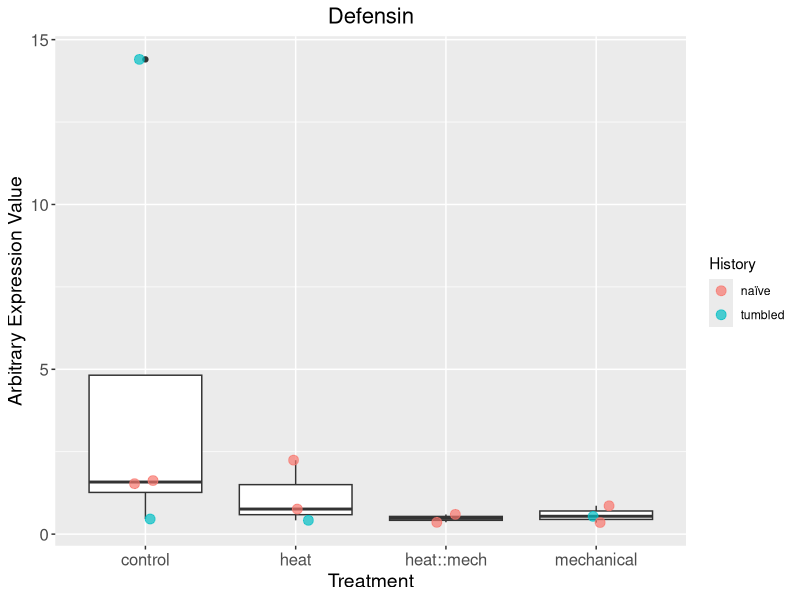
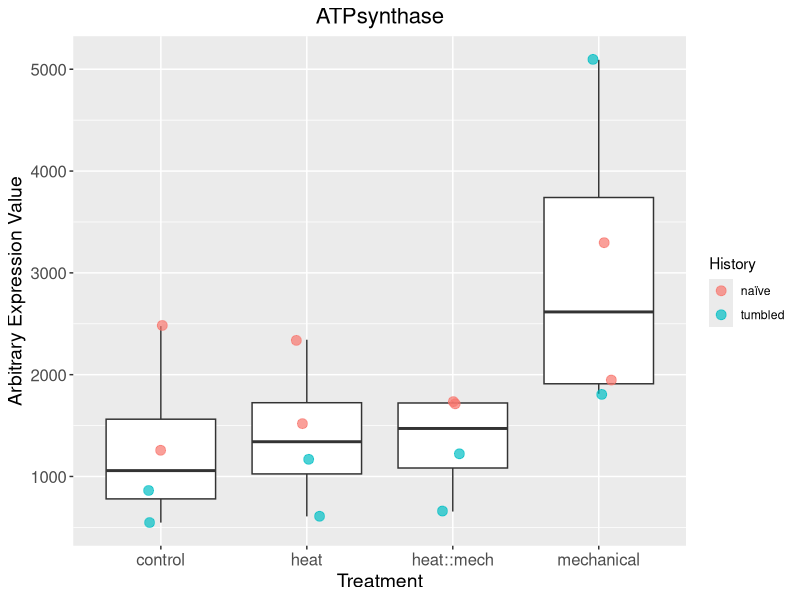
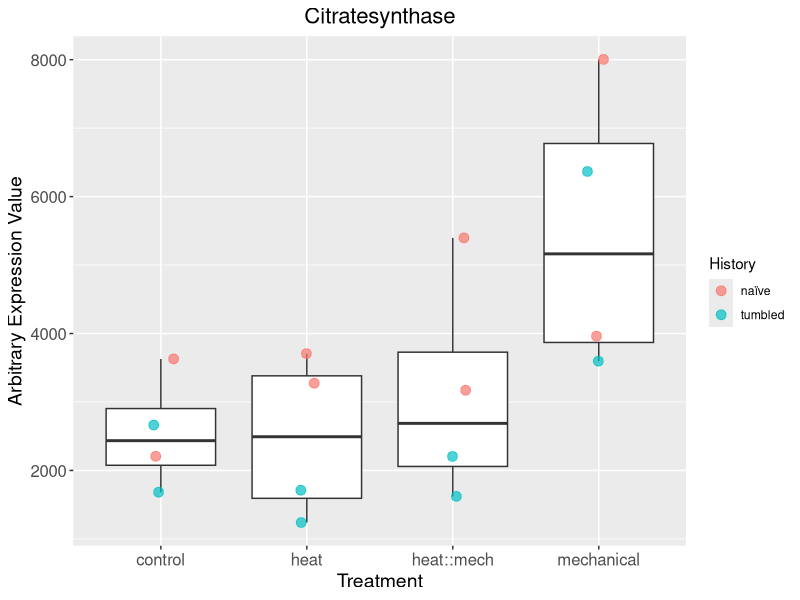
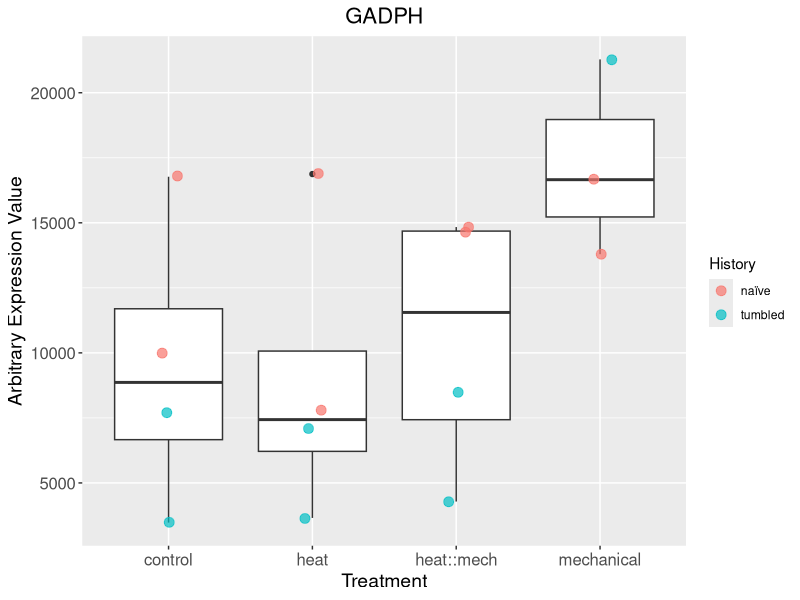
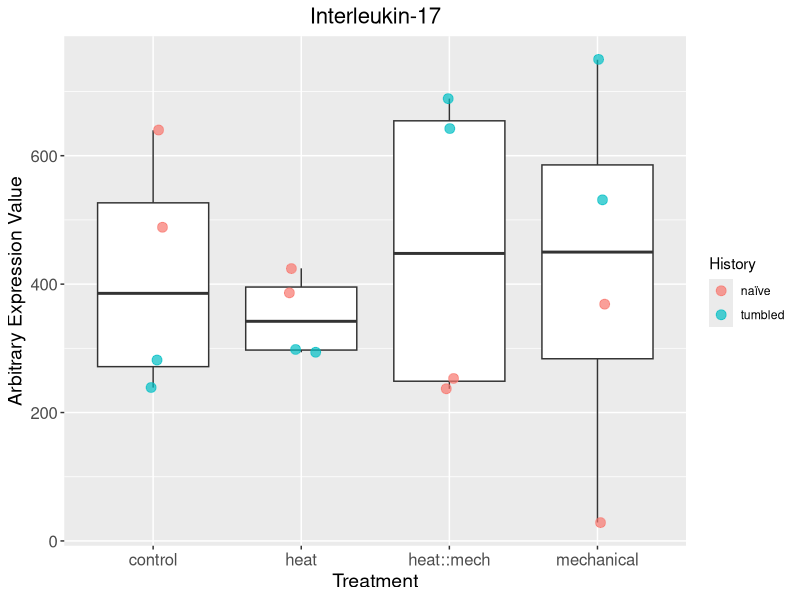
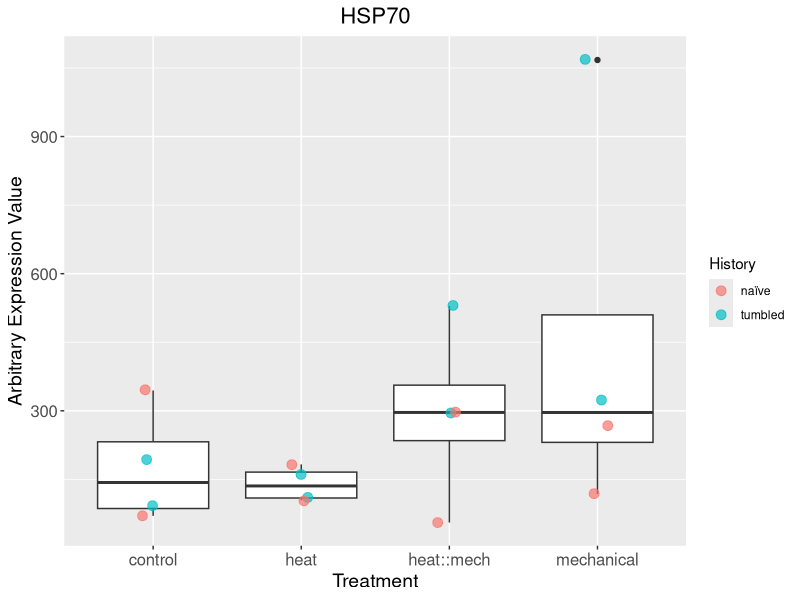
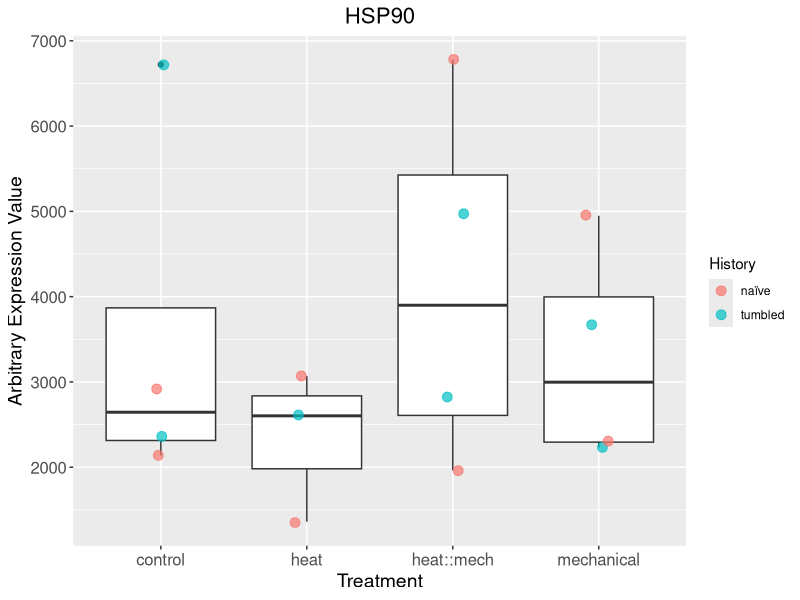
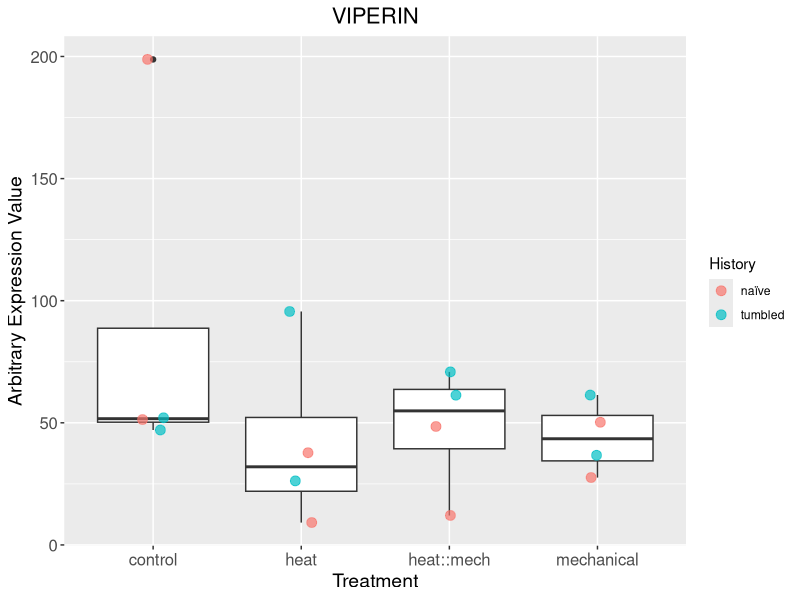

The R script that drew these images, in order:
## ---- chunk 1
library(tidyverse)
## ---- chunk 2
qpcr <- read.csv("../data/qPCR-poster.csv", header = TRUE)

## ---- chunk 3

qpcr %>%
  filter(Target == "Cg_Def(1160/1)") %>%
  ggplot(mapping = aes(x = Treatment, y = AEV)) + 
  geom_boxplot() +
  geom_jitter(aes(color = History), width = 0.1, alpha = 0.7, size = 3) +
  theme(legend.position = "right" ,
        axis.text.x = element_text(size = 12),
        axis.text.y = element_text(size = 12),
        axis.title.x = element_text(size = 14),  # Increase x-axis label font size to 14
        axis.title.y = element_text(size = 14),  # Increase y-axis label font size to 14
        plot.title = element_text(hjust = 0.5, size = 16)) +
  ylab("Arbitrary Expression Value") +
  ggtitle("Defensin")

# Save the plot as a high-quality PNG
ggsave("../Images/defensin.png", width = 8, height = 6, dpi = 300)

## ---- chunk 4
qpcr %>%
  filter(Target == "Cg_ATPsynthase(1385/6)") %>%
  ggplot(mapping = aes(x = Treatment, y = AEV)) + 
  geom_boxplot() +
  geom_jitter(aes(color = History), width = 0.1, alpha = 0.7, size = 3) +
  theme(legend.position = "right" ,
        axis.text.x = element_text(size = 12),
        axis.text.y = element_text(size = 12),
        axis.title.x = element_text(size = 14),  # Increase x-axis label font size to 14
        axis.title.y = element_text(size = 14),  # Increase y-axis label font size to 14
        plot.title = element_text(hjust = 0.5, size = 16)) +
  ylab("Arbitrary Expression Value") +
  ggtitle("ATPsynthase")

# Save the plot as a high-quality PNG
ggsave("../Images/ATPsynthase.png", width = 8, height = 6, dpi = 300)
## ---- chunk 5
qpcr %>%
  filter(Target == "Cg_citratesynthase(1383/4)") %>%
  ggplot(mapping = aes(x = Treatment, y = AEV)) + 
  geom_boxplot() +
  geom_jitter(aes(color = History), width = 0.1, alpha = 0.7, size = 3) +
  theme(legend.position = "right" ,
        axis.text.x = element_text(size = 12),
        axis.text.y = element_text(size = 12),
        axis.title.x = element_text(size = 14),  # Increase x-axis label font size to 14
        axis.title.y = element_text(size = 14),  # Increase y-axis label font size to 14
        plot.title = element_text(hjust = 0.5, size = 16)) +
  ylab("Arbitrary Expression Value") +
  ggtitle("Citratesynthase")

# Save the plot as a high-quality PNG
ggsave("../Images/Citratesynthase.png", width = 8, height = 6, dpi = 300)
## ---- chunk 6
qpcr %>%
  filter(Target == "Cg_GAPDH(1172/3)") %>%
  ggplot(mapping = aes(x = Treatment, y = AEV)) + 
  geom_boxplot() +
  geom_jitter(aes(color = History), width = 0.1, alpha = 0.7, size = 3) +
  theme(legend.position = "right" ,
        axis.text.x = element_text(size = 12),
        axis.text.y = element_text(size = 12),
        axis.title.x = element_text(size = 14),  # Increase x-axis label font size to 14
        axis.title.y = element_text(size = 14),  # Increase y-axis label font size to 14
        plot.title = element_text(hjust = 0.5, size = 16)) +
  ylab("Arbitrary Expression Value") +
  ggtitle("GADPH")

# Save the plot as a high-quality PNG
ggsave("../Images/GADPH.png", width = 8, height = 6, dpi = 300)
## ---- chunk 7
qpcr %>%
  filter(Target == "IL-17_internal(256/7)") %>%
  ggplot(mapping = aes(x = Treatment, y = AEV)) + 
  geom_boxplot() +
  geom_jitter(aes(color = History), width = 0.1, alpha = 0.7, size = 3) +
  theme(legend.position = "right" ,
        axis.text.x = element_text(size = 12),
        axis.text.y = element_text(size = 12),
        axis.title.x = element_text(size = 14),  # Increase x-axis label font size to 14
        axis.title.y = element_text(size = 14),  # Increase y-axis label font size to 14
        plot.title = element_text(hjust = 0.5, size = 16)) +
  ylab("Arbitrary Expression Value") +
  ggtitle("Interleukin-17")

# Save the plot as a high-quality PNG
ggsave("../Images/IL-17.png", width = 8, height = 6, dpi = 300)
## ---- chunk 8
qpcr %>%
  filter(Target == "Cg_HSP70(598/9)") %>%
  ggplot(mapping = aes(x = Treatment, y = AEV)) + 
  geom_boxplot() +
  geom_jitter(aes(color = History), width = 0.1, alpha = 0.7, size = 3) +
  theme(legend.position = "right" ,
        axis.text.x = element_text(size = 12),
        axis.text.y = element_text(size = 12),
        axis.title.x = element_text(size = 14),  # Increase x-axis label font size to 14
        axis.title.y = element_text(size = 14),  # Increase y-axis label font size to 14
        plot.title = element_text(hjust = 0.5, size = 16)) +
  ylab("Arbitrary Expression Value") +
  ggtitle("HSP70")

# Save the plot as a high-quality PNG
ggsave("../Images/HSP70.png", width = 8, height = 6, dpi = 300)
## ---- chunk 9
qpcr %>%
  filter(Target == "Cg_HSP90(1532/3)") %>%
  ggplot(mapping = aes(x = Treatment, y = AEV)) + 
  geom_boxplot() +
  geom_jitter(aes(color = History), width = 0.1, alpha = 0.7, size = 3) +
  theme(legend.position = "right" ,
        axis.text.x = element_text(size = 12),
        axis.text.y = element_text(size = 12),
        axis.title.x = element_text(size = 14),  # Increase x-axis label font size to 14
        axis.title.y = element_text(size = 14),  # Increase y-axis label font size to 14
        plot.title = element_text(hjust = 0.5, size = 16)) +
  ylab("Arbitrary Expression Value") +
  ggtitle("HSP90")

# Save the plot as a high-quality PNG
ggsave("../Images/HSP90.png", width = 8, height = 6, dpi = 300)
## ---- chunk 10
qpcr %>%
  filter(Target == "Cg_VIPERIN(1828/9)") %>%
  ggplot(mapping = aes(x = Treatment, y = AEV)) + 
  geom_boxplot() +
  geom_jitter(aes(color = History), width = 0.1, alpha = 0.7, size = 3) +
  theme(legend.position = "right" ,
        axis.text.x = element_text(size = 12),
        axis.text.y = element_text(size = 12),
        axis.title.x = element_text(size = 14),  # Increase x-axis label font size to 14
        axis.title.y = element_text(size = 14),  # Increase y-axis label font size to 14
        plot.title = element_text(hjust = 0.5, size = 16)) +
  ylab("Arbitrary Expression Value") +
  ggtitle("VIPERIN")

# Save the plot as a high-quality PNG
ggsave("../Images/Viperin.png", width = 8, height = 6, dpi = 300)
